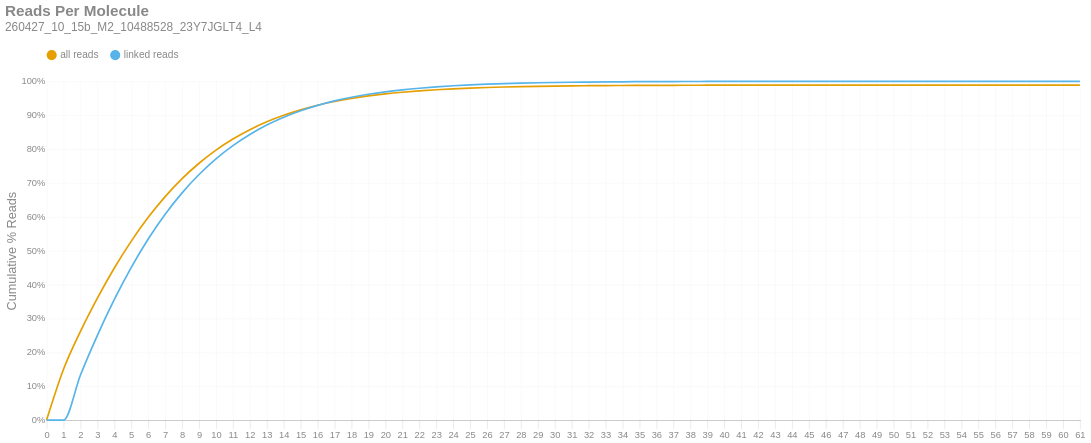

Write notebook code for a chart like this one.
### Markdown cell above
### Reads per Molecule
This chart shows the cumulative distribution of the number of reads per linked molecule. That is, how many alignments are associated with a unique molecule. This excludes the number of reads associated with invalid or absent linked-read barcodes. The `linked` histogram is the percentages recalculated when disregarding singletons.

### Code cell
if SKIPLR:
    print_html(f"Skipped")
else:
    counts = np.bincount(valids['reads'].cast(pl.Int64).to_numpy())
    weighted = counts * np.arange(len(counts))
    all_perc = weighted / n_reads
    linked_perc = weighted / n_linked_reads
    linked_perc[1] = 0
    binned_df = pl.DataFrame({
        'readsper': list(range(len(counts))),
        'all reads (cumsum)': np.cumsum(all_perc).tolist(),
        'linked reads (cumsum)': np.cumsum(linked_perc).tolist(),
    })

    with SafeRender(binned_df):
        (
            density_plot(binned_df, 'Reads Per Molecule', samplename, 'readspmol')
            .encode(
                x=alt.X('readsper:O', title=None).axis(labelAngle=0).scale(padding=0),
                y=alt.Y('value:Q', title='Cumulative % Reads').axis(format='%').stack(False),
                color=alt.Color("key:N").scale(domain=["all reads", "linked reads"]),
                tooltip=[
                    alt.Tooltip("key:N", title="Data Type"),
                    alt.Tooltip("readsper:O", title="Reads Per Molecule"),
                    alt.Tooltip("value:Q", format=".2%", title="% Reads (Cum.)")
                ]            
            )
        ).display()

### Figure 1 — Vega-Lite specification as saved in the notebook (floating-point values rounded to 4 significant figures)
{"width": "container", "height": 400, "config": {"title": {"anchor": "start", "dy": -15, "fontSize": 18, "color": "#888888", "subtitleColor": "#888888", "subtitleFontSize": 14}, "arc": {"fill": "#0072B2"}, "axis": {"domainColor": "#888888", "domainWidth": 0.5, "gridWidth": 0.2, "grid": false, "titleFontWeight": 400, "titleFontSize": 15, "labelFontSize": 11, "labelColor": "#888888", "tickColor": "#888888", "tickWidth": 0.2, "titleColor": "#888888"}, "axisBand": {"grid": false}, "axisX": {"grid": true, "tickSize": 10, "domainCap": "round"}, "axisY": {"domain": false, "grid": true, "tickSize": 0, "domainCap": "round"}, "background": "transparent", "header": {"labelFontSize": 15, "labelColor": "#888888", "titleFontSize": 15, "titleFontWeight": 600, "titleColor": "#888888"}, "legend": {"labelFont": "sans-serif", "labelFontSize": 12, "labelColor": "#888888", "symbolSize": 100, "symbolType": "circle", "titleFontSize": 12, "titlePadding": 10, "titleColor": "#888888", "title": null, "orient": "top"}, "range": {"category": ["#E69F00", "#56B4E9", "#009E73", "#F0E442", "#0072B2", "#D55E00", "#CC79A7", "#000000"], "diverging": ["#cfe8f3", "#a2d4ec", "#73bfe2", "#46abdb", "#1696d2", "#12719e"]}, "area": {"fill": "#0072B2", "fillOpacity": 0.7, "line": true, "strokeOpacity": 0.7}, "line": {"color": "#0072B2", "stroke": "#0072B2", "strokeWidth": 2}, "trail": {"color": "#0072B2", "stroke": "#0072B2", "strokeWidth": 0, "size": 1}, "point": {"filled": true, "fillOpacity": 1.0, "size": 95}, "text": {"color": "#888888", "fontSize": 11, "align": "right", "fontWeight": 400, "size": 11}, "bar": {"fill": "#0072B2", "stroke": null}, "view": {"stroke": null, "continuousWidth": 660, "continuousHeight": 400}}, "data": {"name": "data-1aaee6555c20a4aadd406ecf562ca54a"}, "mark": {"type": "line", "interpolate": "monotone", "point": {"opacity": 0, "size": 275}}, "encoding": {"color": {"field": "key", "scale": {"domain": ["all reads", "linked reads"]}, "type": "nominal"}, "tooltip": [{"field": "key", "title": "Data Type", "type": "nominal"}, {"field": "readsper", "title": "Reads Per Molecule", "type": "ordinal"}, {"field": "value", "format": ".2%", "title": "% Reads (Cum.)", "type": "quantitative"}], "x": {"axis": {"labelAngle": 0}, "field": "readsper", "scale": {"padding": 0}, "title": null, "type": "ordinal"}, "y": {"axis": {"format": "%"}, "field": "value", "stack": false, "title": "Cumulative % Reads", "type": "quantitative"}}, "params": [{"name": "param_c36ac31b6afebe62", "select": {"type": "point", "fields": ["key"]}, "bind": "legend"}], "title": {"text": "Reads Per Molecule", "subtitle": "260427_10_15b_M2_10488528_23Y7JGLT4_L4"}, "transform": [{"fold": ["all reads (cumsum)", "linked reads (cumsum)"]}, {"calculate": "replace(datum.key, ' (cumsum)', '')", "as": "key"}, {"filter": {"param": "param_c36ac31b6afebe62"}}], "usermeta": {"embedOptions": {"downloadFileName": "260427_10_15b_M2_10488528_23Y7JGLT4_L4.readspmol"}}, "$schema": "https://vega.github.io/schema/vega-lite/v6.4.1.json", "datasets": {"data-1aaee6555c20a4aadd406ecf562ca54a": [{"readsper": 0, "all reads (cumsum)": 0.0, "linked reads (cumsum)": 0.0}, {"readsper": 1, "all reads (cumsum)": 0.1501, "linked reads (cumsum)": 0.0}, {"readsper": 2, "all reads (cumsum)": 0.2618, "linked reads (cumsum)": 0.1331}, {"readsper": 3, "all reads (cumsum)": 0.36, "linked reads (cumsum)": 0.2503}, {"readsper": 4, "all reads (cumsum)": 0.4489, "linked reads (cumsum)": 0.3562}, {"readsper": 5, "all reads (cumsum)": 0.5284, "linked reads (cumsum)": 0.451}, {"readsper": 6, "all reads (cumsum)": 0.5985, "linked reads (cumsum)": 0.5346}, {"readsper": 7, "all reads (cumsum)": 0.6597, "linked reads (cumsum)": 0.6076}, {"readsper": 8, "all reads (cumsum)": 0.7127, "linked reads (cumsum)": 0.6708}, {"readsper": 9, "all reads (cumsum)": 0.7582, "linked reads (cumsum)": 0.725}, {"readsper": 10, "all reads (cumsum)": 0.797, "linked reads (cumsum)": 0.7712}, {"readsper": 11, "all reads (cumsum)": 0.8297, "linked reads (cumsum)": 0.8102}, {"readsper": 12, "all reads (cumsum)": 0.8574, "linked reads (cumsum)": 0.8432}, {"readsper": 13, "all reads (cumsum)": 0.8806, "linked reads (cumsum)": 0.871}, {"readsper": 14, "all reads (cumsum)": 0.8998, "linked reads (cumsum)": 0.8938}, {"readsper": 15, "all reads (cumsum)": 0.9158, "linked reads (cumsum)": 0.9129}, {"readsper": 16, "all reads (cumsum)": 0.9293, "linked reads (cumsum)": 0.929}, {"readsper": 17, "all reads (cumsum)": 0.9403, "linked reads (cumsum)": 0.9421}, {"readsper": 18, "all reads (cumsum)": 0.9493, "linked reads (cumsum)": 0.9529}, {"readsper": 19, "all reads (cumsum)": 0.9568, "linked reads (cumsum)": 0.9617}, {"readsper": 20, "all reads (cumsum)": 0.9628, "linked reads (cumsum)": 0.9689}, {"readsper": 21, "all reads (cumsum)": 0.9677, "linked reads (cumsum)": 0.9748}, {"readsper": 22, "all reads (cumsum)": 0.9717, "linked reads (cumsum)": 0.9796}, {"readsper": 23, "all reads (cumsum)": 0.9751, "linked reads (cumsum)": 0.9836}, {"readsper": 24, "all reads (cumsum)": 0.9778, "linked reads (cumsum)": 0.9868}, {"readsper": 25, "all reads (cumsum)": 0.98, "linked reads (cumsum)": 0.9894}, {"readsper": 26, "all reads (cumsum)": 0.9818, "linked reads (cumsum)": 0.9916}, {"readsper": 27, "all reads (cumsum)": 0.9832, "linked reads (cumsum)": 0.9932}, {"readsper": 28, "all reads (cumsum)": 0.9844, "linked reads (cumsum)": 0.9946}, {"readsper": 29, "all reads (cumsum)": 0.9853, "linked reads (cumsum)": 0.9957}, {"readsper": 30, "all reads (cumsum)": 0.986, "linked reads (cumsum)": 0.9966}, {"readsper": 31, "all reads (cumsum)": 0.9866, "linked reads (cumsum)": 0.9972}, {"readsper": 32, "all reads (cumsum)": 0.987, "linked reads (cumsum)": 0.9978}, {"readsper": 33, "all reads (cumsum)": 0.9874, "linked reads (cumsum)": 0.9982}, {"readsper": 34, "all reads (cumsum)": 0.9877, "linked reads (cumsum)": 0.9986}, {"readsper": 35, "all reads (cumsum)": 0.9879, "linked reads (cumsum)": 0.9989}, {"readsper": 36, "all reads (cumsum)": 0.9881, "linked reads (cumsum)": 0.9991}, {"readsper": 37, "all reads (cumsum)": 0.9883, "linked reads (cumsum)": 0.9993}, {"readsper": 38, "all reads (cumsum)": 0.9884, "linked reads (cumsum)": 0.9994}, {"readsper": 39, "all reads (cumsum)": 0.9885, "linked reads (cumsum)": 0.9996}, {"readsper": 40, "all reads (cumsum)": 0.9886, "linked reads (cumsum)": 0.9997}, {"readsper": 41, "all reads (cumsum)": 0.9887, "linked reads (cumsum)": 0.9997}, {"readsper": 42, "all reads (cumsum)": 0.9887, "linked reads (cumsum)": 0.9998}, {"readsper": 43, "all reads (cumsum)": 0.9887, "linked reads (cumsum)": 0.9998}, {"readsper": 44, "all reads (cumsum)": 0.9888, "linked reads (cumsum)": 0.9999}, {"readsper": 45, "all reads (cumsum)": 0.9888, "linked reads (cumsum)": 0.9999}, {"readsper": 46, "all reads (cumsum)": 0.9888, "linked reads (cumsum)": 0.9999}, {"readsper": 47, "all reads (cumsum)": 0.9888, "linked reads (cumsum)": 0.9999}, {"readsper": 48, "all reads (cumsum)": 0.9888, "linked reads (cumsum)": 0.9999}, {"readsper": 49, "all reads (cumsum)": 0.9888, "linked reads (cumsum)": 1.0}, {"readsper": 50, "all reads (cumsum)": 0.9888, "linked reads (cumsum)": 1.0}, {"readsper": 51, "all reads (cumsum)": 0.9888, "linked reads (cumsum)": 1.0}, {"readsper": 52, "all reads (cumsum)": 0.9888, "linked reads (cumsum)": 1.0}, {"readsper": 53, "all reads (cumsum)": 0.9888, "linked reads (cumsum)": 1.0}, {"readsper": 54, "all reads (cumsum)": 0.9888, "linked reads (cumsum)": 1.0}, {"readsper": 55, "all reads (cumsum)": 0.9889, "linked reads (cumsum)": 1.0}, {"readsper": 56, "all reads (cumsum)": 0.9889, "linked reads (cumsum)": 1.0}, {"readsper": 57, "all reads (cumsum)": 0.9889, "linked reads (cumsum)": 1.0}, {"readsper": 58, "all reads (cumsum)": 0.9889, "linked reads (cumsum)": 1.0}, {"readsper": 59, "all reads (cumsum)": 0.9889, "linked reads (cumsum)": 1.0}, {"readsper": 60, "all reads (cumsum)": 0.9889, "linked reads (cumsum)": 1.0}, {"readsper": 61, "all reads (cumsum)": 0.9889, "linked reads (cumsum)": 1.0}]}}
